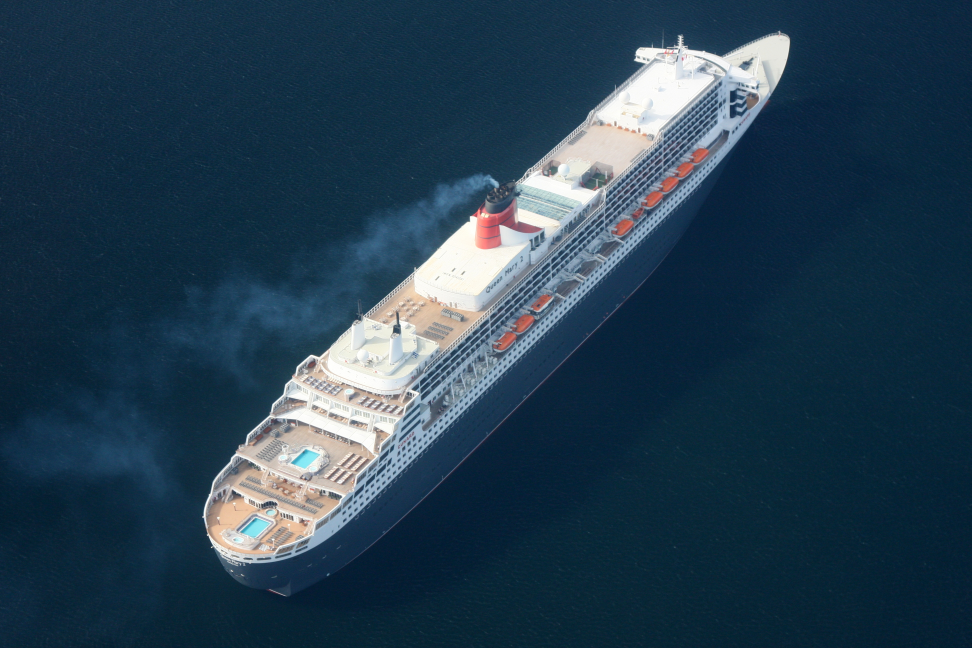
#> input picture build/staging/r161/qm2-aerial-2.jpg, 3888 x 2592 px, found by its file name (shown at 1/4 size)
$ python measure-round.py
#> lines starting #> are read from the running program, lines starting #| are printed output that depends on the picture
#!/usr/bin/env python3
"""r166 QM2 terrace-round measuring instrument — plate 1 (20161001 Queen Mary Aerial 2).

Read 3(b) of Research/QM2-PLATES.md: each terrace's aft rail is curved in plan,
following the stern's round. This measures HOW MUCH, per tier: the SAGITTA of
each curved aft face — the along-CL distance the face's centre stands aft of
the chord through its two corners.

Method (r162's frame, r165's loop): all three points of one read sit on the
SAME edge (the face's top rail line), so the one-story parallax cancels inside
the read. The apex's aft offset against the corner chord is found by solving
chord(t) + s*u_cl = apex; px -> m via the r162 pitch witnesses (21.3 px/bay at
B level, 21.8 at E level, interpolated in along-CL position), 2.6 m per bay.

Faces read as STRAIGHT on the plate are listed too, with sagitta expected ~0 —
the read states which tiers curve, and the flat ones are the counter-evidence
the audit's other direction guards.

Draws every read on the plate (overlay-round.png) so it can be LOOKED AT
before it is believed.
"""
import numpy as np
from PIL import Image, ImageDraw

im = Image.open('build/staging/r161/qm2-aerial-2.jpg').convert('RGB')
#> im is the input picture: PIL image 3888x2592 RGB; mean R, G, B 37.8, 62.4, 80.2

# ---- r162 geometry, kept verbatim ----
CL = [(1065, 2075), (1397, 1572)]
PITCH = [
    (221.8, 21.3),   # stbdB witness, px per 2.6 m bay, at its CL station
    (680.5, 21.8),   # stbdE witness
]

cl0 = np.array(CL[0], float); cl1 = np.array(CL[1], float)
u_cl = (cl1 - cl0) / np.hypot(*(cl1 - cl0))     # points FORWARD in the image
tipref = np.array([1008, 2214], float)          # r162 fantail tip point
s_tip = (tipref - cl0) @ u_cl

def cl_station(p):
    return (np.array(p, float) - cl0) @ u_cl - s_tip

def pitch_at(s):
    (s0, p0), (s1, p1) = PITCH
    return p0 + (p1 - p0) * (s - s0) / (s1 - s0)

def aft_offset(P, S, A):
    """along-CL px the apex A stands AFT of the chord P->S."""
    P = np.array(P, float); S = np.array(S, float); A = np.array(A, float)
    d = S - P
    M = np.array([[d[0], u_cl[0]], [d[1], u_cl[1]]])
    t, s = np.linalg.solve(M, A - P)
    return -s, t

# ---- the reads: per face, (port corner, apex, stbd corner) on the top rail
#      line of the face, refined by looking at overlay-round.png ----
FACES = {
    # t2, the glazed gallery face with the arch, cap of the r165 notch at 0.959.
    # All three points on the face's TOP TRIM (the cafe-step deck edge riding
    # it). Corners: the notch's inner corners at each wing gallery. Apex: the
    # aft rim of the projecting round arch bay at its aftmost.
    't2': {'P': (990, 2000), 'A': (1086, 2039), 'S': (1188, 2082),
           'note': 'gallery face w/ arch bay; cafe-step aft rail rides its top'},
    # t3, the main-pool terrace aft rail at 0.934: the middle of the rail
    # between the two stair turrets, corners inboard of the small end rounds.
    # EXPECTED ~0: the plate reads this face straight between rounded ends.
    't3': {'P': (942, 1846), 'A': (1130, 1891), 'S': (1220, 1914),
           'note': 'main-pool aft rail middle — reads straight, control read'},
    # t7, the jacuzzi step aft rail at 0.816, the cap of the r165 t7 notch:
    # a full convex-aft sweep between the wing decks.
    't7': {'P': (1300, 1580), 'A': (1420, 1620), 'S': (1552, 1620),
           'note': 'jacuzzi step aft rail between the wing decks'},
}

def draw_overlay():
    ov = im.copy()
    d = ImageDraw.Draw(ov)
    d.line(CL, fill=(0, 255, 0), width=2)
    for name, f in FACES.items():
        P, A, S = f['P'], f['A'], f['S']
        d.line([P, S], fill=(255, 220, 0), width=2)          # the chord
        for q, col in ((P, (255, 40, 40)), (S, (255, 40, 40)), (A, (0, 160, 255))):
            d.ellipse([q[0] - 6, q[1] - 6, q[0] + 6, q[1] + 6], outline=col, width=3)
        d.text((A[0] + 8, A[1] + 4), name, fill=(0, 160, 255))
        # the apex comparison segment: apex projected onto the chord along CL
        aft, t = aft_offset(P, S, A)
        F = np.array(P, float) + t * (np.array(S, float) - np.array(P, float))
        d.line([tuple(F), A], fill=(0, 160, 255), width=2)
    crop = ov.crop((850, 1450, 1700, 2200))
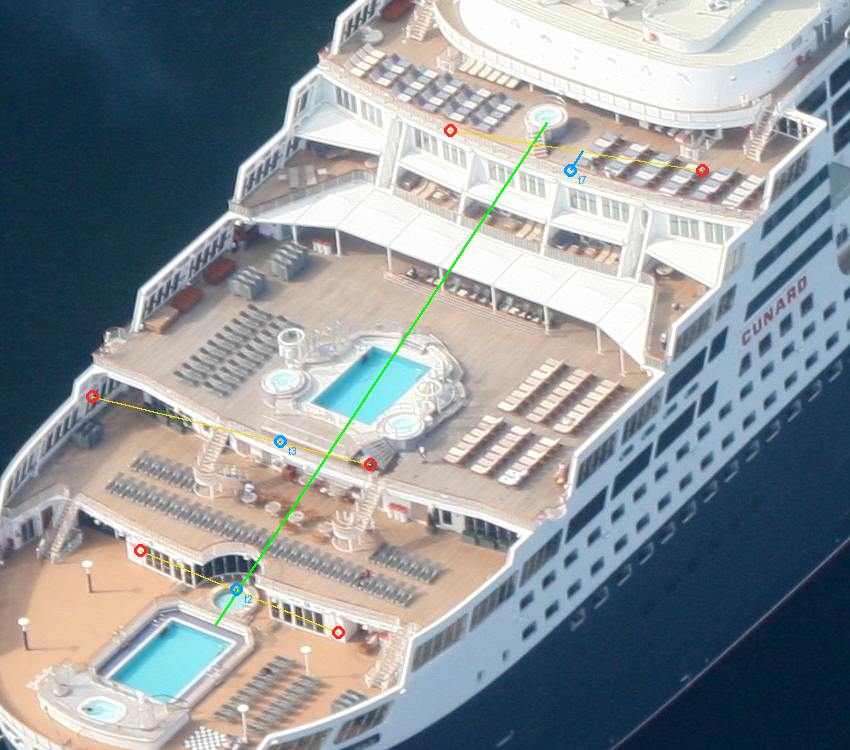
#> crop: PIL image 850x750 RGB; mean R, G, B 140.6, 147.7, 151.3
    crop = crop.resize((crop.width * 2, crop.height * 2), Image.LANCZOS)
#> crop: PIL image 1700x1500 RGB
    crop.save('build/staging/r166/overlay-round.png')

if __name__ == '__main__':
    draw_overlay()
    print(f"{'face':5s} {'aft px':>7s} {'t':>6s} {'pitch':>6s} {'bays':>6s} "
          f"{'sag m':>6s}  note")
    for name, f in FACES.items():
        aft, t = aft_offset(f['P'], f['S'], f['A'])
        s = cl_station(f['A'])
        p = pitch_at(s)
        bays = aft / p
        sag = bays * 2.6
        print(f"{name:5s} {aft:7.1f} {t:6.2f} {p:6.1f} {bays:6.2f} {sag:6.2f}  {f['note']}")
